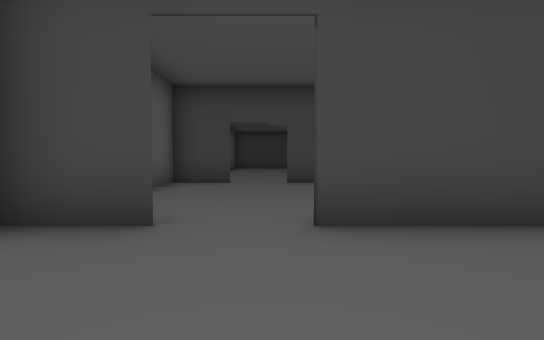
View 1 (above)

19 first-person views from a walk through a 3-D level made in the Unity game engine. The camera is 1.2 m above the floor, tilts 2° down and sees 85° across. Doors are open. The floor is counted in squares, 2 m on a side. Each view is taken from the middle of a square. On the plan, view 1 faces up. The plan holds only what a view shows up to about 9 squares ahead; the rest is blank. The place goes on beyond the plan. The player character is not drawn.

View 2
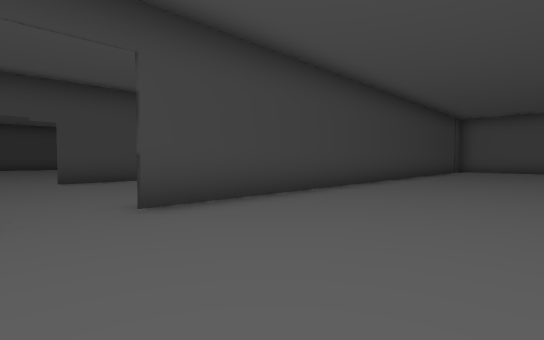

View 3
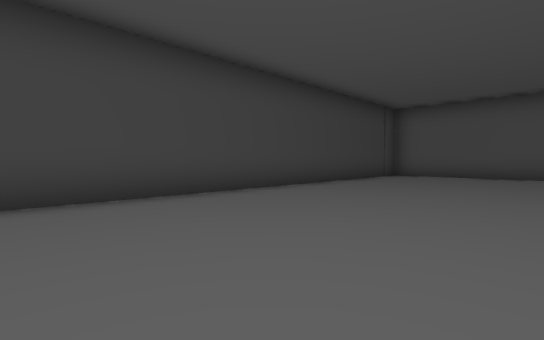

View 4
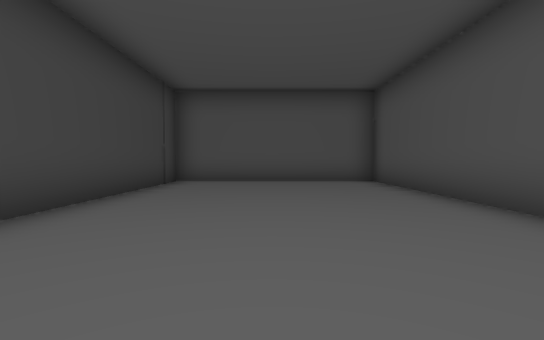

View 5
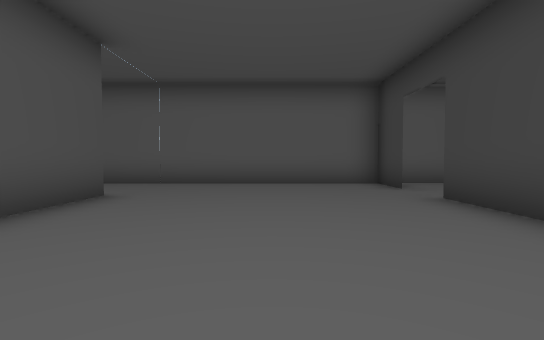

View 6
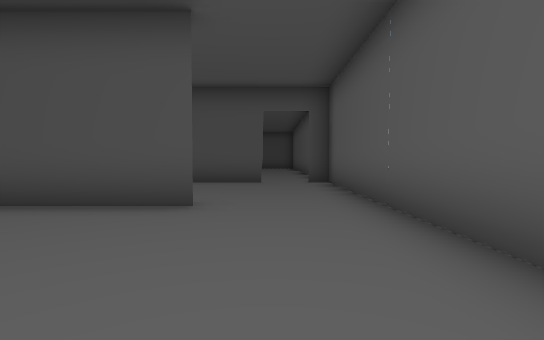

View 7
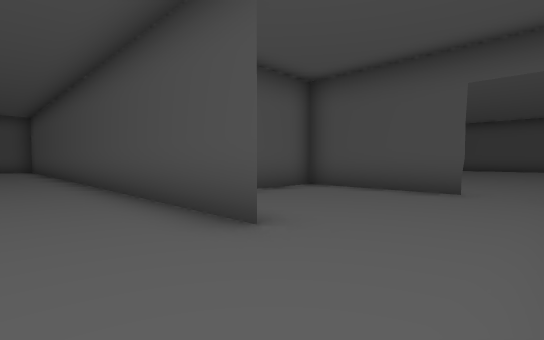

View 8
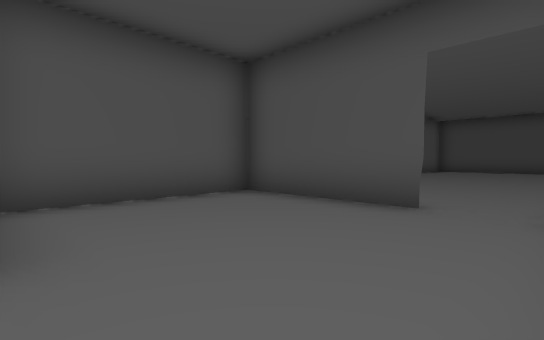

View 9
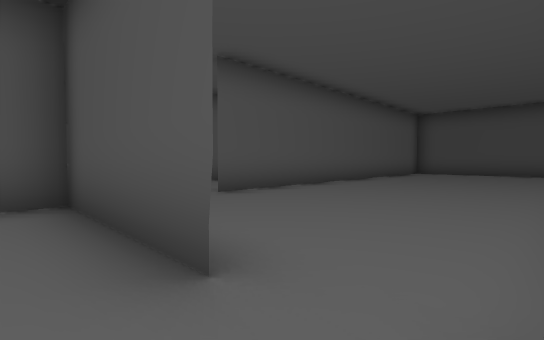

View 10
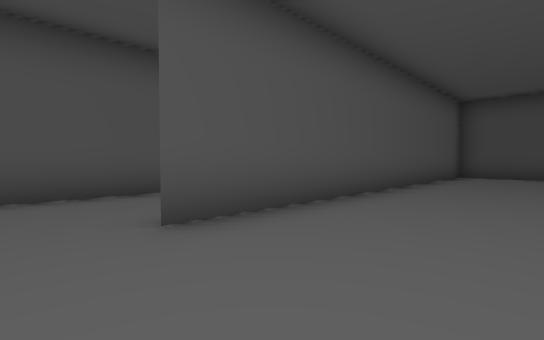

View 11
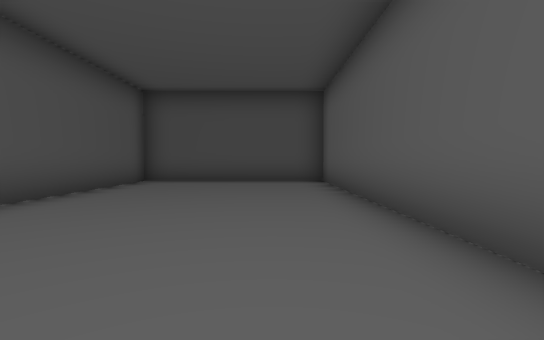

View 12
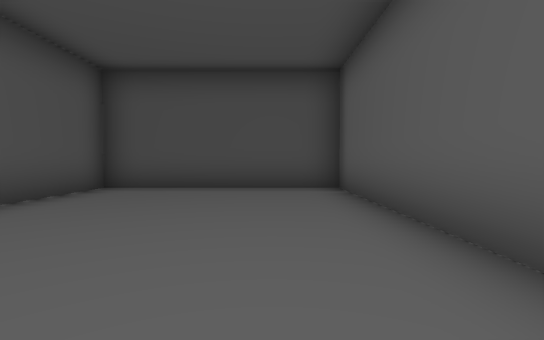

View 13
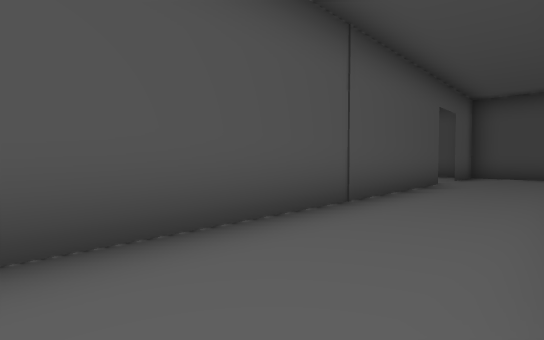

View 14
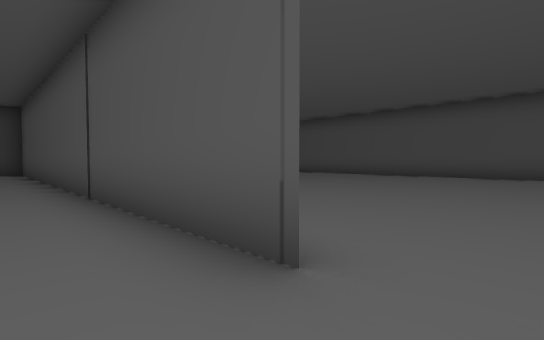

View 15
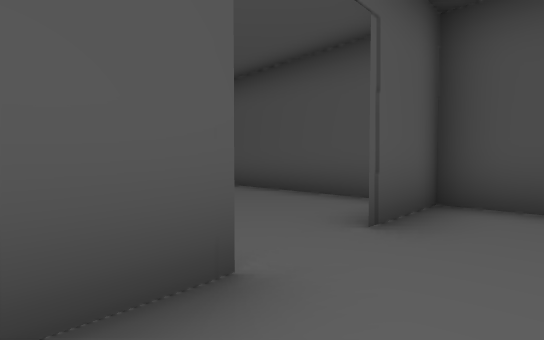

View 16
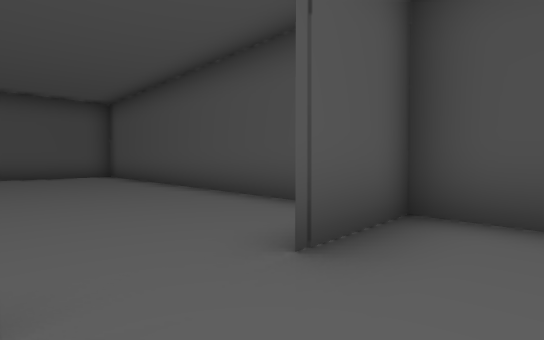

View 17
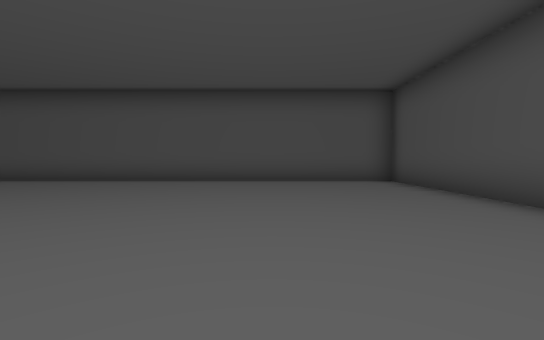

View 18
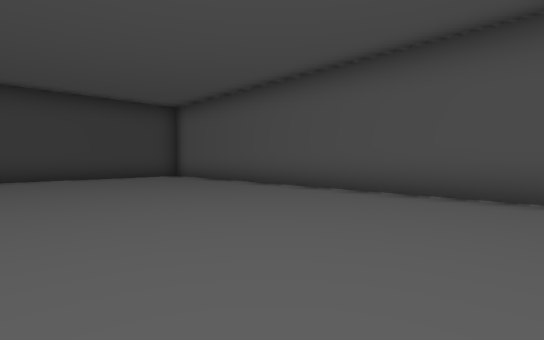

View 19
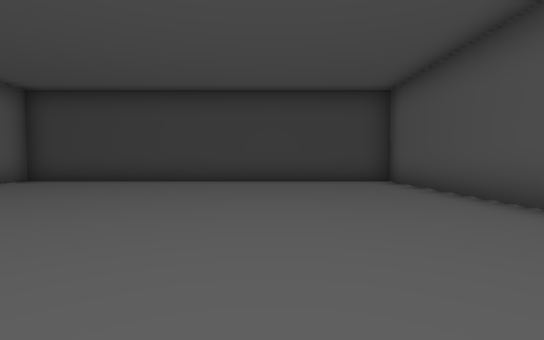

### Floor plan
Ten units are one square. View 1 is at (0, 0); x grows to the right and y downward. Boxes are objects, and circles mark ways between rooms. Rooms are numbered by the first view taken in them; rooms with no view inside come last. Other rooms are left out.
<svg viewBox="-29 -35 186 234">
<path fill="none" stroke="#000" d="M0 28 152 28M-10 -27 -24 -27 -24 68 -19 68M-9 68 26 68 26 31M152 31 152 -27 4 -27M-24 125 -24 193 31 193M26 194 26 91M52 160 52 55M31 193 50 193M52 194 52 174M50 193 152 193 152 31M152 28 53 28 53 38"/>
<circle cx="-15" cy="70" r="3" fill="#2a7"/>
<circle cx="30" cy="85" r="3" fill="#2a7"/>
<circle cx="50" cy="165" r="3" fill="#2a7"/>
<text x="50" y="10">1</text>
<text x="0" y="130">2</text>
<text x="40" y="110">3</text>
<text x="100" y="110">4</text>
</svg>
Room 1 opens to room 2. Room 2 opens to room 3. Room 3 opens to room 4.

Where each view was taken, in squares from view 1:
view 1: 0 up, 0 right, facing up
view 2: 1 down, 1 left, facing up-right
view 3: 2 down, 4 right, facing up-right
view 4: 0 up, 7 right, facing right
view 5: 0 up, 5 right, facing left
view 6: 1 up, 1 left, facing down
view 7: 1 down, 2 left, facing down-right
view 8: 3 down, 2 left, facing down-right
view 9: 6 down, 2 left, facing down-right
view 10: 8 down, 0 right, facing down-right
view 11: 11 down, 1 left, facing down
view 12: 13 down, 1 left, facing down
view 13: 8 down, 3 right, facing down-right
view 14: 17 down, 4 right, facing up-right
view 15: 15 down, 4 right, facing down-right
view 16: 16 down, 4 right, facing down-right
view 17: 16 down, 7 right, facing right
view 18: 13 down, 10 right, facing up-right
view 19: 11 down, 12 right, facing up
